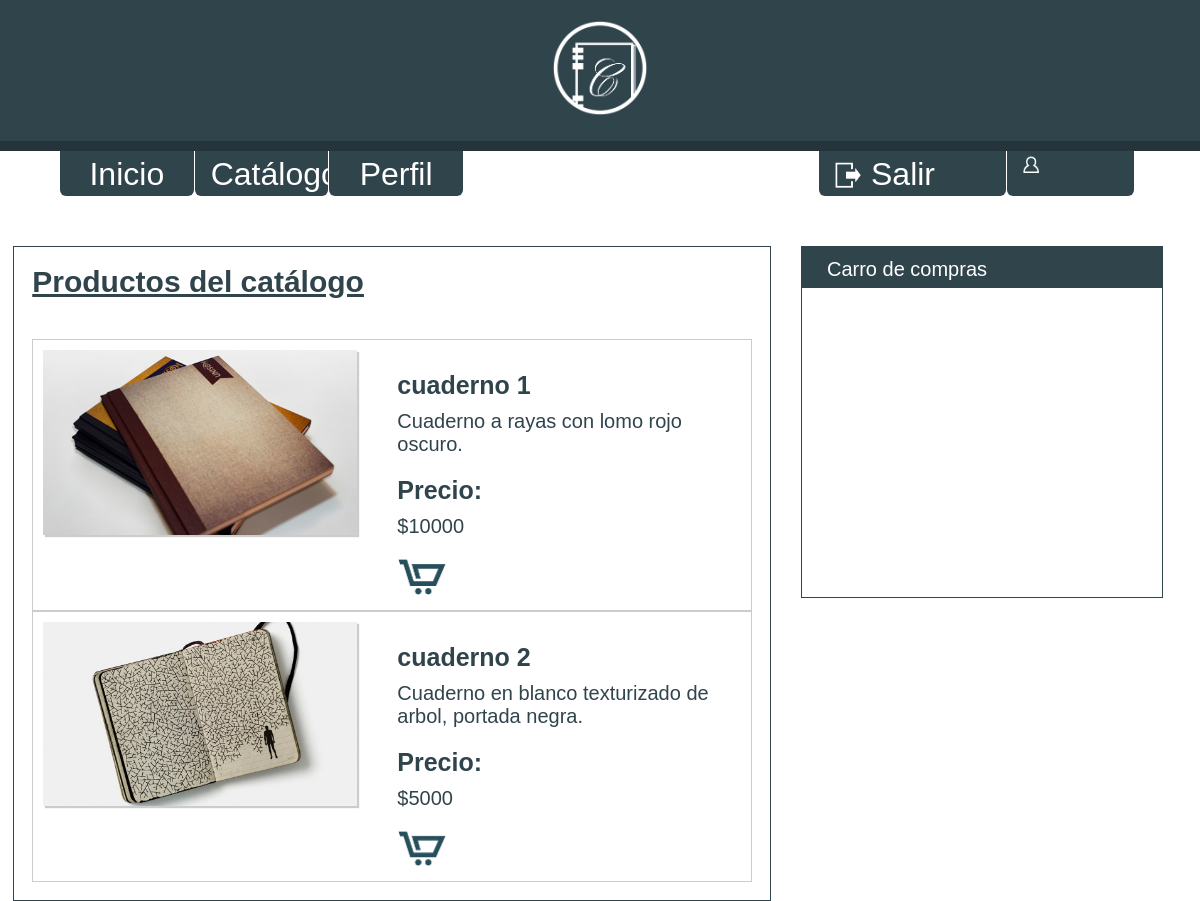
Page /catalogo.php on the earlier database version.
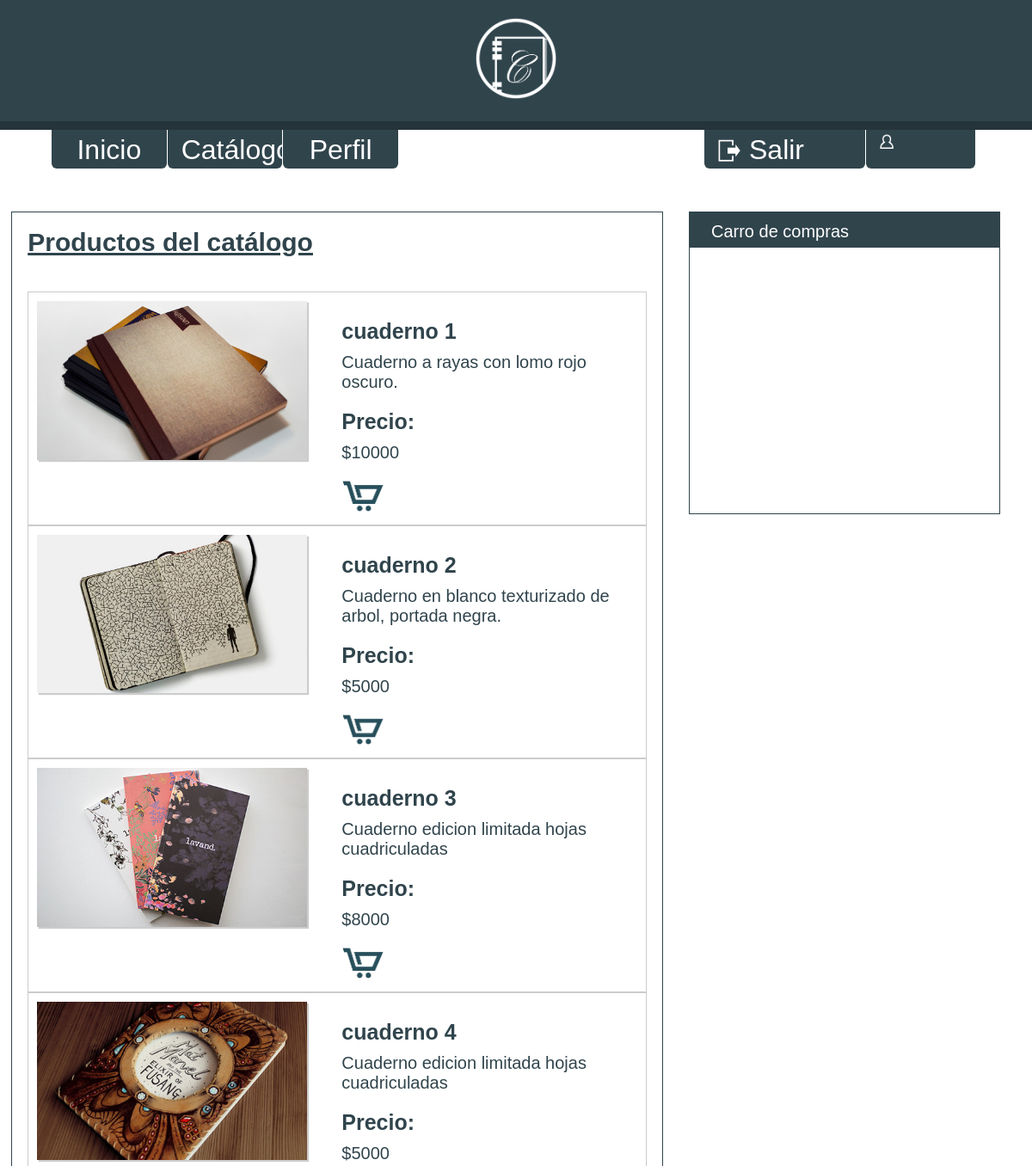
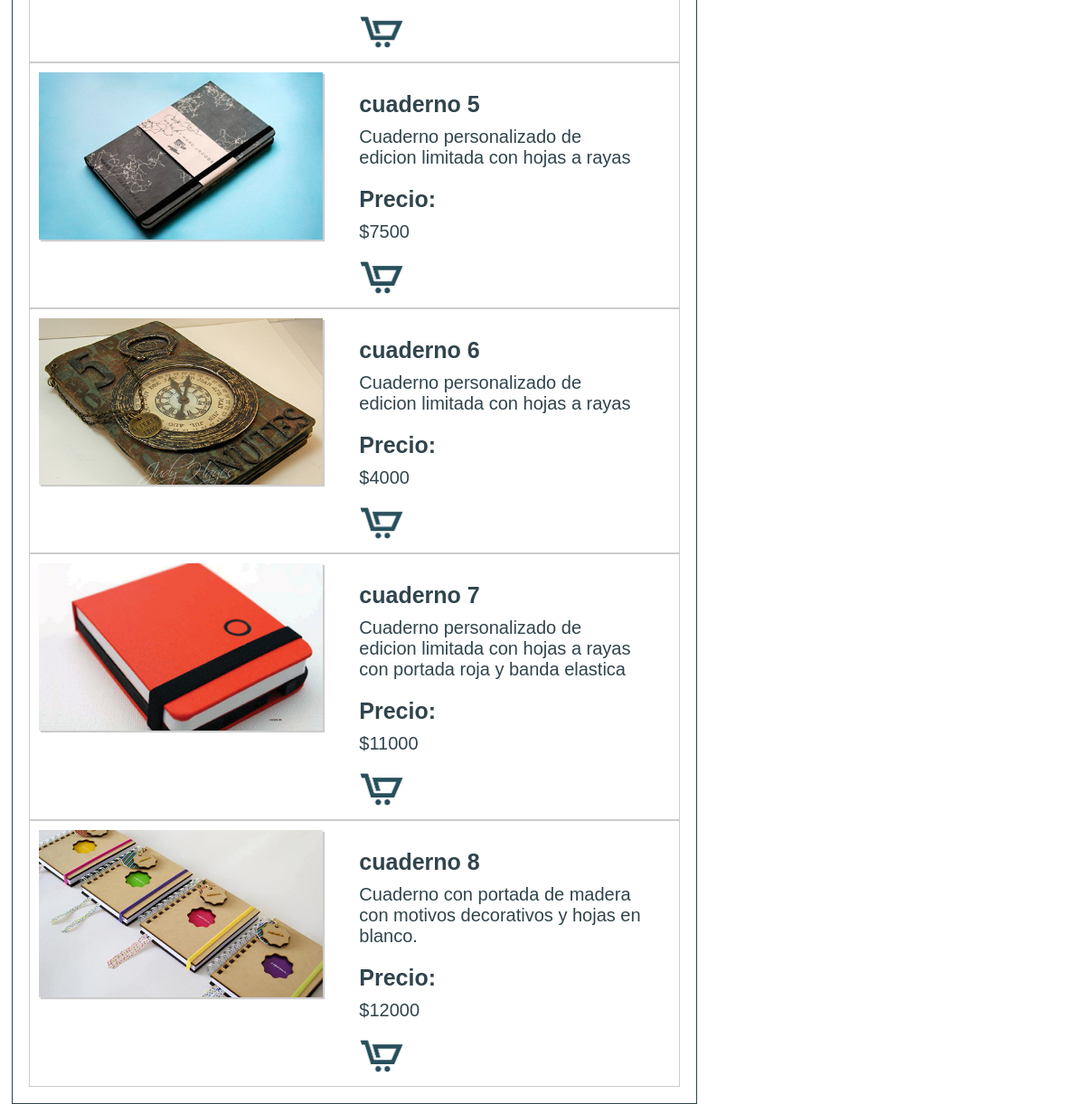
Same page on the later database version (2 pictures, top to bottom).
### tables this page shows
CREATE TABLE IF NOT EXISTS `productos` (
  `producto` text NOT NULL,
  `descripcion` text NOT NULL,
  `precio` int(255) NOT NULL,
  `imagen` text NOT NULL,
  `cantComprada` int(255) NOT NULL
);

### www/catalogo.php (the view, shortened to what this page needs)
<?php
include_once("includes/database.php");
?>
<!DOCTYPE html>
<html>
<head>
	<link rel="stylesheet" href="css/styles.css"/>
</head>
<body>
	<header>
		<figure><img src="img/logo.png" alt=""></figure>
	</header>
	<nav>
		<ul id="navegacion">
			<li><a href="home.php">Inicio</a></li>
			<li><a href="#">Catálogo</a></li>
			<li><a href="perfil.php">Perfil</a></li>
		</ul>
		<ul id="user_logout">
			<?php
			echo "<li><figure><img src='img/icon_usuario.png' alt=''></figure><p>".$_SESSION["username"]."</p></li>";
			?>
			<li><figure><img src="img/icon_logout.png" alt=""></figure><a href="includes/logout.php">Salir</a></li>
		</ul>
	</nav>
	<section class="contenedor">
		<div class="articulos">
			<h1><u>Productos del catálogo</u></h1>
			<?php
			$queryCatalog= "SELECT * FROM taller_2.productos WHERE 1";
			$catalog= mysqli_query($cxn,$queryCatalog);
			while($reCat = mysqli_fetch_array($catalog)){
				echo "<article class='producto'>";
				echo "<figure ><img class='cuaderno' src='".$reCat["imagen"]."' alt=''></figure>";
				echo "<aside>";
				echo "<h3>".$reCat["producto"]."</h3>";
				echo "<p>".$reCat["descripcion"]."</p>";
				echo "<h3>Precio:</h3>";
				echo "<p>$".$reCat["precio"]."</p>";
				echo "<a href='includes/agregarAlCarro.php?producto=".$reCat["producto"]."&fecha=14/12/17'><img src='img/icon_carrito.png' alt=''></a>";
				echo "</aside>";
				echo "</article>";
			}
			?>
		</div>
		<div class="carro_compras">
			<h2>Carro de compras</h2>
			<div class="carro_contenedor">
			</div>
		</div>
	</section>
</body>
</html>

### www/css/styles.css (style rules this page uses)
* { margin: 0; padding: 0; }
body { background-color: white; color: #30444C; font-family: Arial, helvetica_light; font-size: 20px; font-weight: normal; }
img { width: 100%; }
header { background-color: #30444C; border-bottom: 10px solid #25343A; width: 100%; }
header figure { margin: 0 auto; padding: 20px 0; width: 8%; }
section { text-align: center; margin-top: 50px; }
section div { border: 1px solid #30444C; display: inline-block; text-align: left; margin: 0 2%; vertical-align: top; }
section div h2 { background-color: #30444C; box-sizing: border-box; color: white; font-family: helvetica; font-weight: normal; font-size: 20px; padding: 3% 7% 2% 7%; vertical-align: middle; width: 100%; }
nav { color:white; padding: 0 5%; }
ul { font-size: 0em; vertical-align: top; display: inline-block; width: 49.5%; }
li { display: inline-block; background: #30444C; border-radius: 0 0 6px 6px; box-sizing: border-box; vertical-align: middle; height: 45px; margin-right: 1px; padding: 1% 3%; }
li a { font-size: 2rem; text-decoration: none; color: white; }
#navegacion li { width: 25%; text-align: center; }
#user_logout li { float: right; }
#user_logout li figure { max-width: 17%; margin-right: 10px; }
#user_logout p,#user_logout a,#user_logout figure { display: inline-block; padding: 0; margin: 0; color: white; vertical-align: middle; }
h1 { margin-bottom: 40px; }
.articulos { margin-right: 0%; margin-left: 0%; padding: 1.5%; width: 60%; }
article { border: 1px solid #CCCCCC; padding: 10px; }
.articulos article figure { width: 45%; display: inline-block; margin-right: 40px; }
.cuaderno { -webkit-box-shadow: 2px 2px 1px 0px rgba(0, 0, 0, 0.2); -moz-box-shadow: 2px 2px 1px 0px rgba(0, 0, 0, 0.2); box-shadow: 2px 2px 1px 0px rgba(0, 0, 0, 0.2); }
article aside { display: inline-block; width: 45%; vertical-align: top; padding-top: 3%; }
h3 { margin-bottom: 10px; font-family: helvetica; font-size: 25px; }
.articulos article p { margin-bottom: 20px; }
.articulos article a img { width: 50px; }
.carro_compras { width: 30%; height: 350px; }
.carro_contenedor { width: 100%; border: none; margin: 0 0; padding: 0 0 ; height: 300px; overflow-y:scroll; }

Differences in the rows shown:
added productos: imagen (picture), producto "cuaderno 3", descripcion "Cuaderno edicion limitada hojas cuadriculadas", precio "8000"
added productos: imagen (picture), producto "cuaderno 4", descripcion "Cuaderno edicion limitada hojas cuadriculadas", precio "5000"
added productos: imagen (picture), producto "cuaderno 5", descripcion "Cuaderno personalizado de edicion limitada con hojas a rayas", precio "7500"
added productos: imagen (picture), producto "cuaderno 6", descripcion "Cuaderno personalizado de edicion limitada con hojas a rayas", precio "4000"
added productos: imagen (picture), producto "cuaderno 7", descripcion "Cuaderno personalizado de edicion limitada con hojas a rayas con portada roja y banda elastica", precio "11000"
added productos: imagen (picture), producto "cuaderno 8", descripcion "Cuaderno con portada de madera con motivos decorativos y hojas en blanco.", precio "12000"
